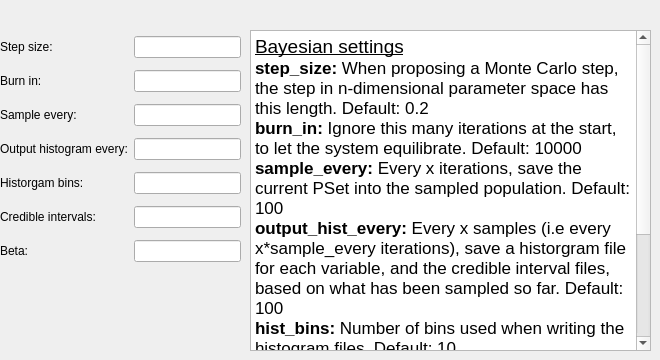
         <widget class="QWidget" name="page_4">
          <widget class="QWidget" name="gridLayoutWidget_4">
           <property name="geometry">
            <rect>
             <x>0</x>
             <y>30</y>
             <width>241</width>
             <height>240</height>
            </rect>
           </property>
           <layout class="QGridLayout" name="bmc_layout">
            <item row="2" column="1">
             <widget class="QLineEdit" name="sample_every">
              <property name="text">
               <string/>
              </property>
             </widget>
            </item>
            <item row="4" column="0">
             <widget class="QLabel" name="histbinlabel">
              <property name="text">
               <string>Historgam bins:</string>
              </property>
             </widget>
            </item>
            <item row="5" column="1">
             <widget class="QLineEdit" name="credible_intervals">
              <property name="text">
               <string/>
              </property>
             </widget>
            </item>
            <item row="0" column="1">
             <widget class="QLineEdit" name="step_size">
              <property name="text">
               <string/>
              </property>
             </widget>
            </item>
            <item row="2" column="0">
             <widget class="QLabel" name="sample_everylabel">
              <property name="text">
               <string>Sample every:</string>
              </property>
             </widget>
            </item>
            <item row="1" column="0">
             <widget class="QLabel" name="itelabel">
              <property name="text">
               <string>Burn in:</string>
              </property>
             </widget>
            </item>
            <item row="3" column="0">
             <widget class="QLabel" name="histlabel">
              <property name="text">
               <string>Output histogram every:</string>
              </property>
             </widget>
            </item>
            <item row="1" column="1">
             <widget class="QLineEdit" name="burn_in">
              <property name="text">
               <string/>
              </property>
             </widget>
            </item>
            <item row="3" column="1">
             <widget class="QLineEdit" name="output_hist_every">
              <property name="text">
               <string/>
              </property>
             </widget>
            </item>
            <item row="4" column="1">
             <widget class="QLineEdit" name="hist_bins">
              <property name="text">
               <string/>
              </property>
             </widget>
            </item>
            <item row="0" column="0">
             <widget class="QLabel" name="step_sizelabel">
              <property name="text">
               <string>Step size:</string>
              </property>
             </widget>
            </item>
            <item row="5" column="0">
             <widget class="QLabel" name="cintlabel">
              <property name="text">
               <string>Credible intervals:</string>
              </property>
             </widget>
            </item>
            <item row="6" column="0">
             <widget class="QLabel" name="label_4">
              <property name="text">
               <string>Beta:</string>
              </property>
             </widget>
            </item>
            <item row="6" column="1">
             <widget class="QLineEdit" name="beta"/>
            </item>
           </layout>
          </widget>
          <widget class="QTextEdit" name="textEdit_5">
           <property name="geometry">
            <rect>
             <x>250</x>
             <y>30</y>
             <width>401</width>
             <height>321</height>
            </rect>
           </property>
           <property name="html">
            <string>&lt;!DOCTYPE HTML PUBLIC &quot;-//W3C//DTD HTML 4.0//EN&quot; &quot;http://www.w3.org/TR/REC-html40/strict.dtd&quot;&gt;
&lt;html&gt;&lt;head&gt;&lt;meta name=&quot;qrichtext&quot; content=&quot;1&quot; /&gt;&lt;style type=&quot;text/css&quot;&gt;
p, li { white-space: pre-wrap; }
&lt;/style&gt;&lt;/head&gt;&lt;body style=&quot; font-family:'.SF NS Text'; font-size:13pt; font-weight:400; font-style:normal;&quot;&gt;
&lt;p style=&quot; margin-top:0px; margin-bottom:0px; margin-left:0px; margin-right:0px; -qt-block-indent:0; text-indent:0px;&quot;&gt;&lt;span style=&quot; font-size:14pt; text-decoration: underline;&quot;&gt;Bayesian settings&lt;/span&gt;&lt;/p&gt;
&lt;p style=&quot; margin-top:0px; margin-bottom:0px; margin-left:0px; margin-right:0px; -qt-block-indent:0; text-indent:0px;&quot;&gt;&lt;span style=&quot; font-weight:600;&quot;&gt;step_size:&lt;/span&gt; When proposing a Monte Carlo step, the step in n-dimensional parameter space has this length. Default: 0.2&lt;/p&gt;
&lt;p style=&quot; margin-top:0px; margin-bottom:0px; margin-left:0px; margin-right:0px; -qt-block-indent:0; text-indent:0px;&quot;&gt;&lt;span style=&quot; font-weight:600;&quot;&gt;burn_in:&lt;/span&gt; Ignore this many iterations at the start, to let the system equilibrate. Default: 10000&lt;/p&gt;
&lt;p style=&quot; margin-top:0px; margin-bottom:0px; margin-left:0px; margin-right:0px; -qt-block-indent:0; text-indent:0px;&quot;&gt;&lt;span style=&quot; font-weight:600;&quot;&gt;sample_every:&lt;/span&gt; Every x iterations, save the current PSet into the sampled population. Default: 100&lt;/p&gt;
&lt;p style=&quot; margin-top:0px; margin-bottom:0px; margin-left:0px; margin-right:0px; -qt-block-indent:0; text-indent:0px;&quot;&gt;&lt;span style=&quot; font-weight:600;&quot;&gt;output_hist_every:&lt;/span&gt; Every x samples (i.e every x*sample_every iterations), save a historgram file for each variable, and the credible interval files, based on what has been sampled so far. Default: 100&lt;/p&gt;
&lt;p style=&quot; margin-top:0px; margin-bottom:0px; margin-left:0px; margin-right:0px; -qt-block-indent:0; text-indent:0px;&quot;&gt;&lt;span style=&quot; font-weight:600;&quot;&gt;hist_bins:&lt;/span&gt; Number of bins used when writing the histogram files. Default: 10&lt;/p&gt;
&lt;p style=&quot; margin-top:0px; margin-bottom:0px; margin-left:0px; margin-right:0px; -qt-block-indent:0; text-indent:0px;&quot;&gt;&lt;span style=&quot; font-weight:600;&quot;&gt;credible_intervals:&lt;/span&gt; Specify one or more numbers here. For each n, algorithm will save a file giving bounds for each variable such that in n% of the samples the variable lies within the bounds.  Default: 68 95&lt;/p&gt;
&lt;p style=&quot; margin-top:0px; margin-bottom:0px; margin-left:0px; margin-right:0px; -qt-block-indent:0; text-indent:0px;&quot;&gt;&lt;span style=&quot; font-weight:600;&quot;&gt;beta:&lt;/span&gt; 1 over the starting &amp;quot;temperature&amp;quot; for all replicates. This value increases (i.e., temperature decreases) over the course of the run.&lt;/p&gt;&lt;/body&gt;&lt;/html&gt;</string>
           </property>
           <property name="textInteractionFlags">
            <set>Qt::TextSelectableByKeyboard|Qt::TextSelectableByMouse</set>
           </property>
          </widget>
         </widget>
